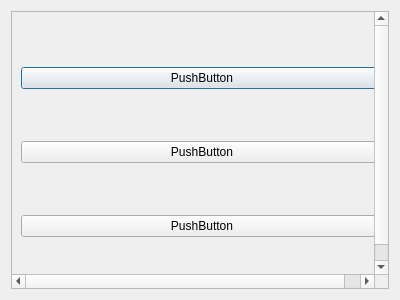
<?xml version="1.0" encoding="UTF-8"?>
<ui version="4.0">
 <class>QTestScrollArea</class>
 <widget class="QDialog" name="QTestScrollArea">
  <property name="geometry">
   <rect>
    <x>0</x>
    <y>0</y>
    <width>400</width>
    <height>300</height>
   </rect>
  </property>
  <property name="windowTitle">
   <string>Form</string>
  </property>
  <layout class="QHBoxLayout" name="horizontalLayout">
   <item>
    <widget class="QScrollArea" name="scrollArea">
     <property name="minimumSize">
      <size>
       <width>0</width>
       <height>0</height>
      </size>
     </property>
     <property name="lineWidth">
      <number>1</number>
     </property>
     <property name="widgetResizable">
      <bool>false</bool>
     </property>
     <widget class="QWidget" name="scrollAreaWidgetContents">
      <property name="geometry">
       <rect>
        <x>0</x>
        <y>0</y>
        <width>380</width>
        <height>280</height>
       </rect>
      </property>
      <layout class="QVBoxLayout" name="verticalLayout">
       <item>
        <widget class="QPushButton" name="pushButton">
         <property name="text">
          <string>PushButton</string>
         </property>
        </widget>
       </item>
       <item>
        <widget class="QPushButton" name="pushButton_2">
         <property name="text">
          <string>PushButton</string>
         </property>
        </widget>
       </item>
       <item>
        <widget class="QPushButton" name="pushButton_3">
         <property name="text">
          <string>PushButton</string>
         </property>
        </widget>
       </item>
      </layout>
     </widget>
    </widget>
   </item>
  </layout>
 </widget>
 <resources/>
 <connections/>
</ui>
